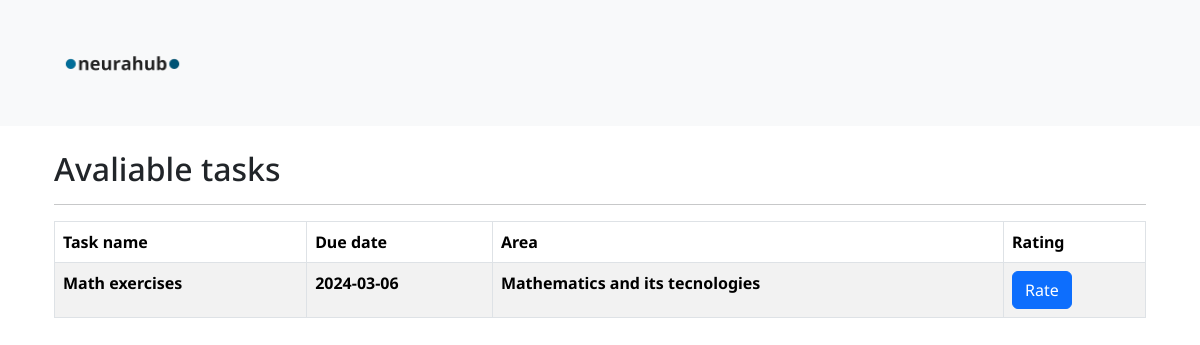
Screenshot of /assignments (signed in) with the database file from the repository.
### tables this page shows
CREATE TABLE "tasks" (
    id INTEGER PRIMARY KEY,
    task_name TEXT NOT NULL,
    due_date DATE NOT NULL,
    area_id INTEGER NOT NULL,
    room_id INTEGER NOT NULL, teacher_username TEXT,
    FOREIGN KEY (area_id) REFERENCES areas (id),
    FOREIGN KEY (room_id) REFERENCES rooms (id)
);

CREATE TABLE teacher_areas (
        id INTEGER PRIMARY KEY,
        area_name TEXT NOT NULL
    );

### src/routes/routes.py (the view)
@blueprint.route('/assignments')
def return_tasks_panel():
    return students_tasks_panel()

### src/controllers/controllers_methods.py (called while the page is built)
def check_if_student_logged_in():
    if session.get('student_username'):
        return True

### src/controllers/students_controllers.py (called while the page is built)
def students_tasks_panel():
    if check_if_student_logged_in():
        conn = sqlite3.connect('databases/neurahub-data.db')
        cursor = conn.cursor()
        room_id = session.get('room_id')
        print(room_id)
        if room_id is not None:
            cursor.execute("""
                SELECT tasks.*, teacher_areas.area_name
                FROM tasks
                JOIN teacher_areas ON tasks.area_id = teacher_areas.id
                WHERE tasks.room_id = ?
            """, (room_id,))
            pending_tasks = cursor.fetchall()
            print(pending_tasks)
        conn.close()
        return render_template('student_panel.html', tasks=pending_tasks)
    else:
        return redirect('/login')

### templates/student_panel.html (shortened to what this page needs)
<!DOCTYPE html>
<html lang="en">
	<head>
		<link rel= "stylesheet" type= "text/css" href= "{{ url_for('static',filename='style/style.css') }}">
		<link href="https://cdn.jsdelivr.net/npm/bootstrap@5.3.2/dist/css/bootstrap.min.css" rel="stylesheet">
		<link rel="stylesheet" href="https://cdnjs.cloudflare.com/ajax/libs/font-awesome/6.5.1/css/all.min.css">
	</head>
	<body>
		<nav class="navbar navbar-expand-lg bg-body-tertiary">
			<div class="container-fluid">
				<a class="navbar-brand" href="#">
					<img src="{{ url_for('static', filename='img/neurahub_logo_no_bg.png') }}" alt="Logo" height="100" class="d-inline-block align-items-center mx-auto px-5">
				</a>
			</div>
		</nav>
		<div class="container mx-auto p-4">
			<h2>Avaliable tasks</h2>
			<hr>
			<table class="table table-bordered table-striped table-hover">
				<thead>
					<tr>
						<th scope="col">Task name</th>
						<th scope="col">Due date</th>
						<th scope="col">Area</th>
						<th scope="col">Rating</th>
					</tr>
				</thead>
				<tbody>
					{% for task in tasks %}
					<tr>
						<td><strong>{{ task[1] }}</strong>
						<td><strong>{{ task[2] }}</strong>
						<td><strong>{{ task[6] }}</strong>
						<td>
							<a href="{{ url_for('main.return_processed_id_to_rate', task_id=task[0]) }}" class="btn btn-primary">Rate</a>
						</td>
					{% endfor %}
				</tbody>
			</table>
		</div>
	</body>
</html>

### static/style/style.css (style rules this page uses)
* { margin: 0; padding: 0; font-family: 'Noto Sans', sans-serif; }

### rows the page displays
tasks: task_name "Math exercises", due_date "2024-03-06", area_name "Mathematics and its tecnologies"
